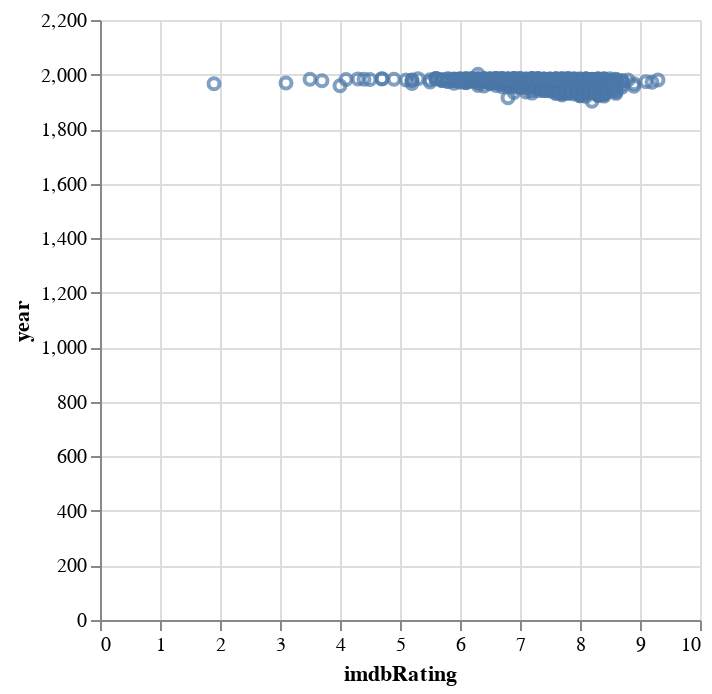

Notebook source saved alongside this figure:
### Code cell


### Figure 1 — Vega-Lite specification as saved in the notebook (floating-point values rounded to 4 significant figures; data arrays with more than 128 entries replaced by an {"elided": "..."} marker saying what was removed)
{"config": {"view": {"continuousWidth": 300, "continuousHeight": 300}}, "data": {"name": "data-3e253de17ec6f683284a69c304f5142a"}, "mark": {"type": "point"}, "encoding": {"tooltip": [{"field": "title", "type": "nominal"}, {"field": "year", "type": "quantitative"}, {"field": "imdbRating", "type": "quantitative"}, {"field": "imdbVotes", "type": "quantitative"}], "x": {"field": "imdbRating", "type": "quantitative"}, "y": {"field": "year", "type": "quantitative"}}, "$schema": "https://vega.github.io/schema/vega-lite/v5.20.1.json", "datasets": {"data-3e253de17ec6f683284a69c304f5142a": {"elided": "1000 records"}}}
